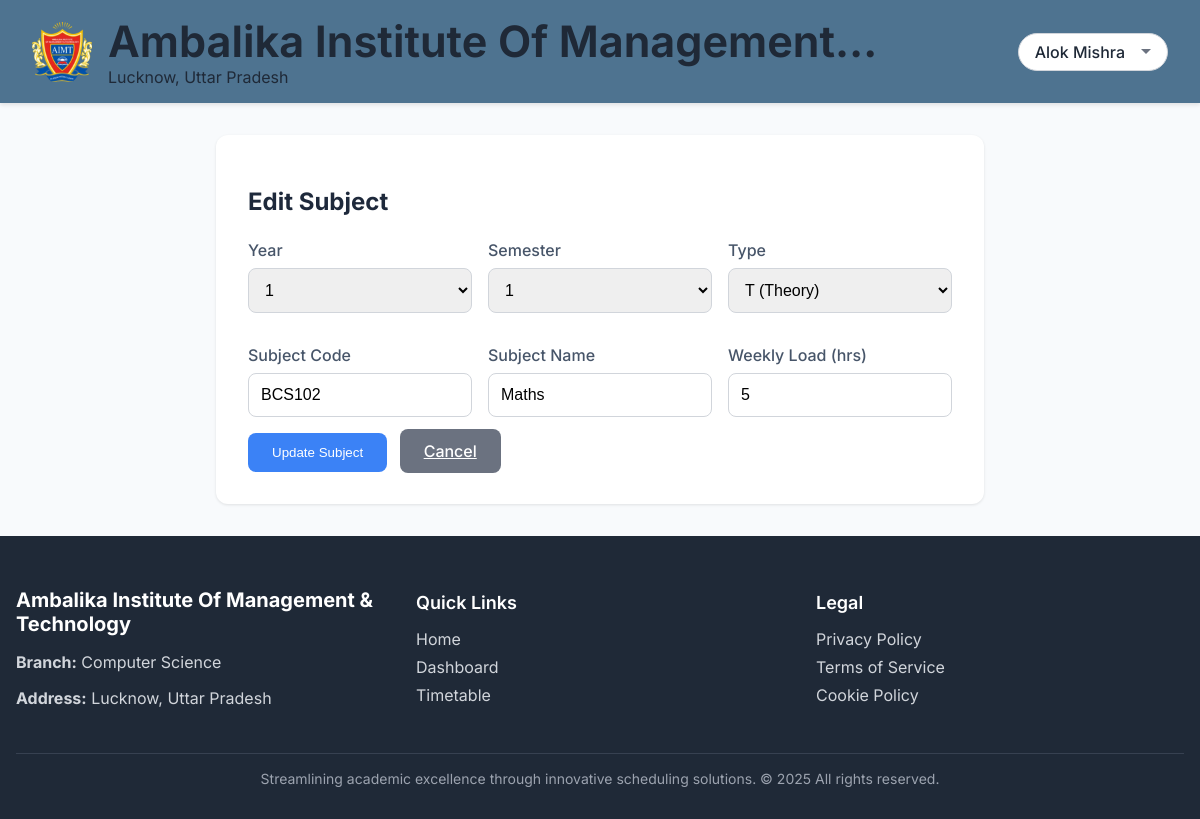
The page /hod/edit_subject.php?subject_id=208 (signed in) on the database as committed earlier.
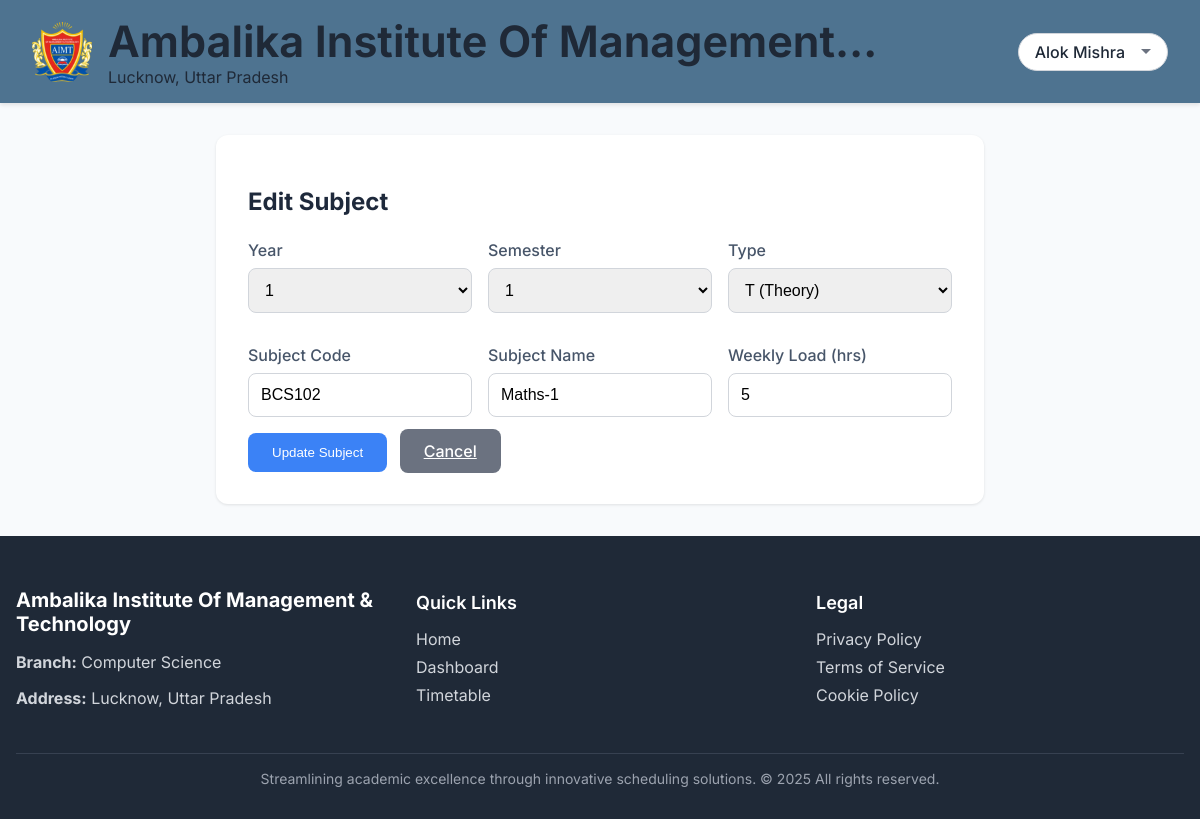
The same page on the database as committed later.
### tables this page shows
CREATE TABLE IF NOT EXISTS `subjects` (
  `subject_id` int NOT NULL AUTO_INCREMENT,
  `branch_id` int NOT NULL,
  `subject_code` varchar(20) NOT NULL,
  `subject_name` varchar(100) NOT NULL,
  `weekly_hours` int NOT NULL,
  `type` enum('T','P') NOT NULL DEFAULT 'T',
  `year` int NOT NULL DEFAULT '1',
  `semester` int NOT NULL DEFAULT '1',
  `created_at` timestamp NULL DEFAULT CURRENT_TIMESTAMP,
  PRIMARY KEY (`subject_id`),
  UNIQUE KEY `subject_code` (`subject_code`),
  KEY `branch_id` (`branch_id`),
  KEY `idx_year_sem` (`year`,`semester`),
  CONSTRAINT `subjects_ibfk_1` FOREIGN KEY (`branch_id`) REFERENCES `branches` (`branch_id`) ON DELETE CASCADE
);

### hod/edit_subject.php (the view, shortened to what this page needs)
<?php
include '../include/db.php';
$user_id = $_SESSION['user_id'];
$hod_branch_id = 1;
$hod_branch_query = "SELECT b.branch_id FROM hod h JOIN branches b ON h.branch_id = b.branch_id WHERE h.user_id = $user_id";
$hod_branch_result = mysqli_query($conn, $hod_branch_query);
if ($hod_branch_result && mysqli_num_rows($hod_branch_result) > 0) {
    $hod_branch = mysqli_fetch_assoc($hod_branch_result);
    $hod_branch_id = $hod_branch['branch_id'];
}
$subject_id = isset($_GET['subject_id']) ? intval($_GET['subject_id']) : 0;
$subject = null;
$error = '';
if ($subject_id > 0 && !$subject) {
    $fetch_query = "SELECT * FROM subjects WHERE subject_id = $subject_id AND branch_id = $hod_branch_id";
    $fetch_result = mysqli_query($conn, $fetch_query);
    if ($fetch_result && mysqli_num_rows($fetch_result) > 0) {
        $subject = mysqli_fetch_assoc($fetch_result);
    } else {
        $error = "Subject not found or you don't have permission to edit it.";
    }
} elseif ($subject_id <= 0) {
    $error = "Invalid subject ID.";
}
$years = [1, 2, 3, 4];
$semesters = [1, 2, 3, 4, 5, 6, 7, 8];
include 'header.php';
?>
<!DOCTYPE html>
<html lang="en">
<head>
    <link rel="stylesheet" href="https://cdnjs.cloudflare.com/ajax/libs/font-awesome/6.0.0/css/all.min.css">
</head>
<body>
    <div class="container">
        <div class="section">
            <h2>Edit Subject</h2>
            <?php if ($subject): ?>
                <form method="post">
                    <div class="form-row">
                        <div class="form-group">
                            <label for="year">Year</label>
                            <select name="year" id="year" required>
                                <?php foreach($years as $y): ?>
                                    <option value="<?php echo $y; ?>" <?php echo ($subject['year'] == $y) ? 'selected' : ''; ?>><?php echo $y; ?></option>
                                <?php endforeach; ?>
                            </select>
                        </div>
                        <div class="form-group">
                            <label for="semester">Semester</label>
                            <select name="semester" id="semester" required>
                                <?php foreach($semesters as $s): ?>
                                    <option value="<?php echo $s; ?>" <?php echo ($subject['semester'] == $s) ? 'selected' : ''; ?>><?php echo $s; ?></option>
                                <?php endforeach; ?>
                            </select>
                        </div>
                        <div class="form-group">
                            <label for="type">Type</label>
                            <select name="type" id="type" required>
                                <option value="T" <?php echo ($subject['type'] == 'T') ? 'selected' : ''; ?>>T (Theory)</option>
                            </select>
                        </div>
                        <div class="form-group">
                            <label for="subject_code">Subject Code</label>
                            <input type="text" name="subject_code" id="subject_code" value="<?php echo htmlspecialchars($subject['subject_code']); ?>" placeholder="e.g., BCS101" required>
                        </div>
                        <div class="form-group">
                            <label for="subject_name">Subject Name</label>
                            <input type="text" name="subject_name" id="subject_name" value="<?php echo htmlspecialchars($subject['subject_name']); ?>" placeholder="e.g., Programming" required>
                        </div>
                        <div class="form-group">
                            <label for="weekly_load">Weekly Load (hrs)</label>
                            <input type="number" name="weekly_load" id="weekly_load" min="1" max="10" value="<?php echo $subject['weekly_hours']; ?>" required>
                        </div>
                    </div>
                    <button type="submit" name="update_subject" class="btn">Update Subject</button>
                    <a href="subject_management.php" class="btn btn-cancel">Cancel</a>
                </form>
            <?php else: ?>
                <div class="message error"><?php echo htmlspecialchars($error); ?></div>
                <a href="subject_management.php" class="btn">Back to Subjects</a>
            <?php endif; ?>
        </div>
    </div>
<?php include 'footer.php'; ?>
</body>
</html>

Rows that differ between the two databases and show on the page:
changed subjects "T (Theory)": subject_name "Maths" → "Maths-1"
